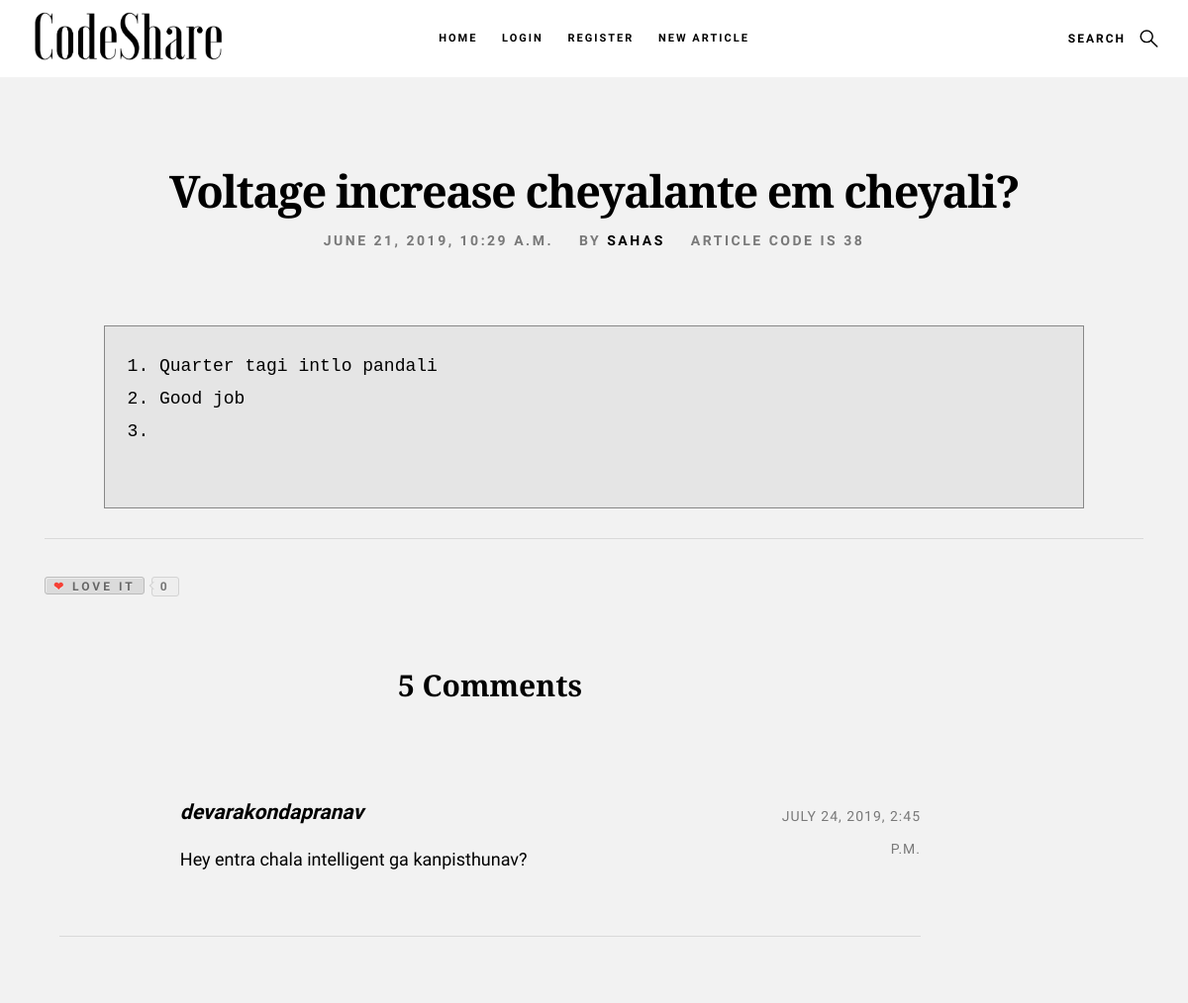
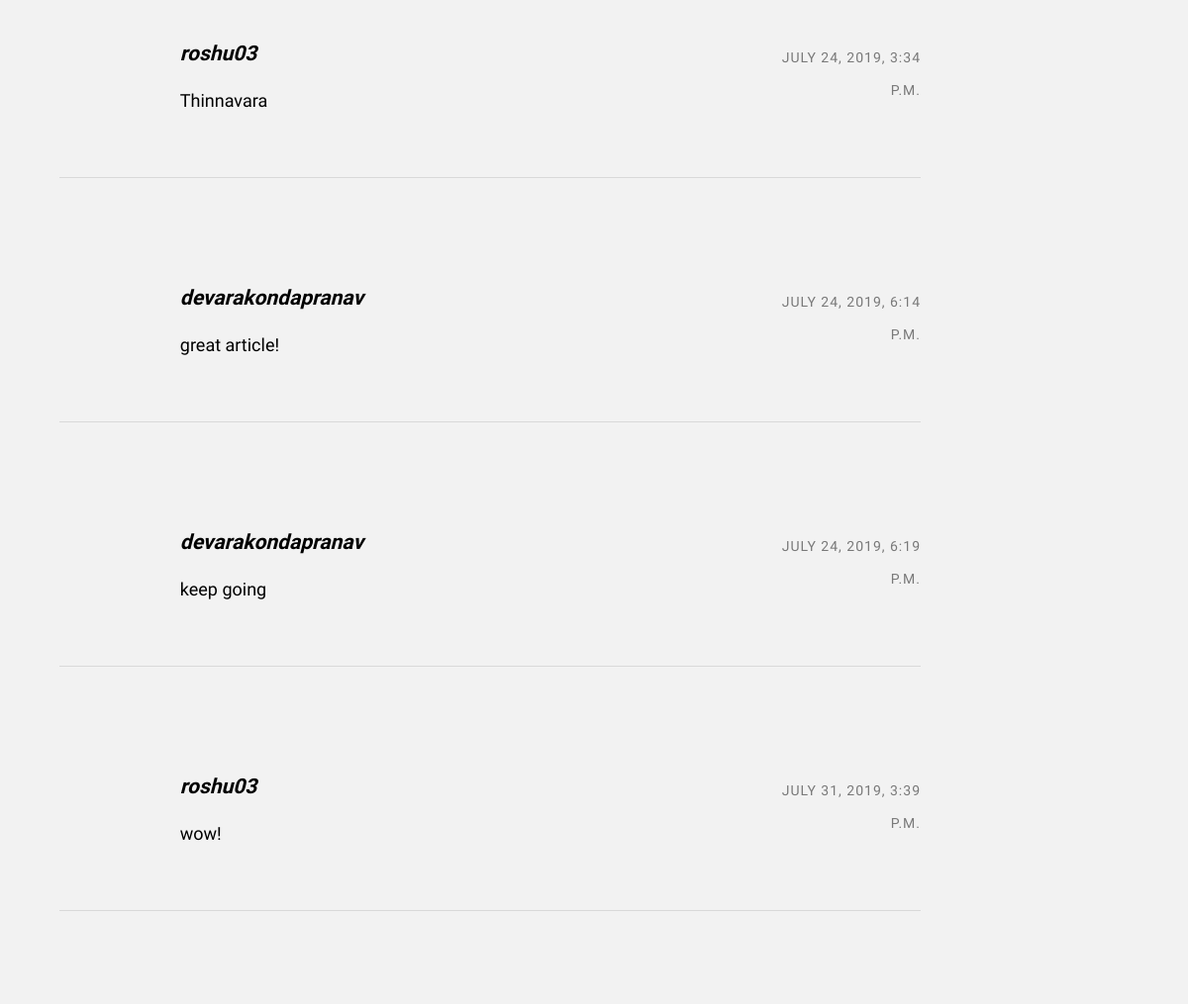
Page /snippets/38/ on the committed database (2 pictures, top to bottom).
### snippets/models.py (models this page shows, shortened)
class Code(models.Model):
	code_snippet = models.TextField()
	author = models.CharField(max_length = 200)
	pub_date = models.DateTimeField('date published')
	title = models.CharField(max_length = 100)
	likes = models.IntegerField(default=0)

class Comment(models.Model):
	comment_text = models.TextField()
	commentor = models.CharField(max_length=200)
	post_date = models.DateTimeField('date posted')
	code = models.ForeignKey("Code", on_delete=models.CASCADE)

### snippets/views.py (the view, shortened to what this page needs)
# urls.py: path('<int:code_id>/', views.viewCode, name = 'viewCode'),
def viewCode(request, code_id):
	if(Code.objects.filter(id=code_id)):
		a = Code.objects.get(pk=code_id)
		comments = Comment.objects.filter(code=a)
		l = len(comments)
		s = ""
		like_bool = 0
		if(True):
			context = {"code_object": a, "comments":comments, "comments_length":l}
			context["like_bool"] = like_bool
			return render(request, 'snippets/codeView.html', context)
		else:
			return None
	else:
		context = {"errorMessage" : "Invalid article code 😢"}
		return render(request, 'snippets/errorPage.html', context)

### snippets/templates/snippets/codeView.html (shortened to what this page needs)
{% extends "snippets/base1.html" %}
{% load static %}
{% block content %}
    <div class="container">
	<article class="row entry format-standard">
            <div class="entry__header col-full">
                <h1 class="entry__header-title display-1">
                    {{code_object.title}}
                </h1>
                <ul class="entry__header-meta">
                    <li class="date">{{code_object.pub_date}}</li>
                    <li class="byline">
                        By
                        <a href="/snippets/profile/{{code_object.author}}">{{code_object.author}}</a>
                    </li>
                    <li class="date">Article code is {{code_object.id}}</li>
                </ul>
            </div>
            <div class="col-full entry__main">
            	<pre class="prettyprint linenums">
            	</pre>
            </div>
            <hr>
                <p>
                  {% if like_bool == 0 %}
                      <a href="#" title="Love it" class="btn btn-counter" data-count="{{code_object.likes}}"><span>&#x2764;</span> Love it</a>
                    </p>
                 {% else %}
                      <a href="#" title="Love it" class="btn btn-counter active" data-count="{{code_object.likes}}"><span>&#x2764;</span> Love it</a>
                {% endif %}
	</article>
</div>
{% endblock %}
{% block comment_section %}
<div class="comments-wrap">
            <div id="comments" class="row">
                <div class="col-full">
                    {% if comments_length == 0 %}
                        <label style='font-family: "Libre Baskerville" '>No comments as of now. Add one in appreciation of the author 🙃</label>
                    {% else %}
                        {% if comments_length == 1 %}
                            <h3 class="h2">1 Comment</h3>
                        {% else %}
                            <h3 class="h2">{{comments_length}} Comments</h3>
                        {% endif %}
                    {% endif %}
                    <ol class="commentlist">
                        {% for comment in comments %}
                        <li class="depth-1 comment">
                            <div class="comment__content">
                                <div class="comment__info">
                                    <h4><cite style="color: black">{{ comment.commentor}}</cite></h4>
                                    <div class="comment__meta">
                                        <time class="comment__time">{{comment.post_date}}</time>
                                    </div>
                                </div>
                                <div class="comment__text">
                                <p style="color:black">{{comment.comment_text}}</p>
                                </div>
                            </div>
                        </li>
                        <hr>
                        {% endfor %}
                    </ol>
                </div>
            </div>
        </div>
{% endblock %}

### snippets/templates/snippets/codeView.html (style rules this page uses)
pre.prettyprint { padding-left: 38px; border: 1px solid #888; color: black; }

### rows in the picture
Code: title "Voltage increase cheyalante em cheyali?", pub_date "JUNE 21, 2019, 10:29 A.M.", author "SAHAS", id "38"
Comment: commentor "devarakondapranav", post_date "JULY 24, 2019, 2:45 P.M.", comment_text "Hey entra chala intelligent ga kanpisthunav?"
Comment: commentor "roshu03", post_date "JULY 24, 2019, 3:34 P.M.", comment_text "Thinnavara"
Comment: commentor "devarakondapranav", post_date "JULY 24, 2019, 6:14 P.M.", comment_text "great article!"
Comment: commentor "devarakondapranav", post_date "JULY 24, 2019, 6:19 P.M.", comment_text "keep going"
Comment: commentor "roshu03", post_date "JULY 31, 2019, 3:39 P.M.", comment_text "wow!"

### other values in the picture
{{ comments_length }} "5"
